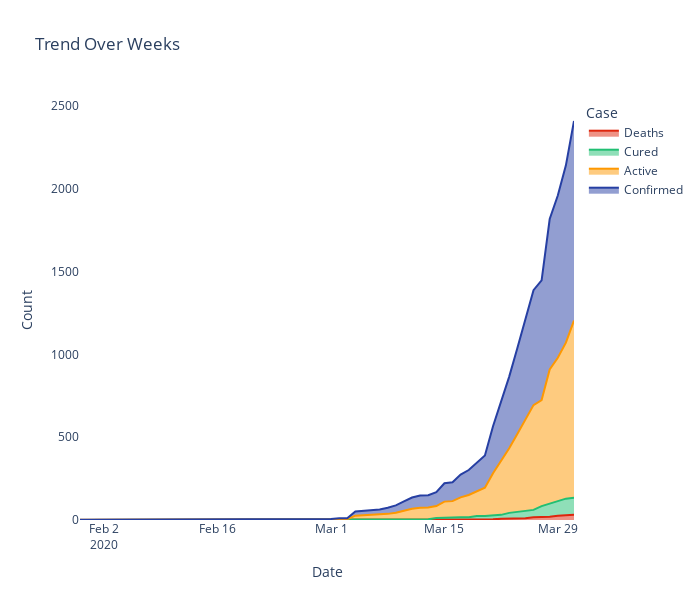

The notebook cell saved with this chart:
### Code cell
cnf = '#263fa3' # confirmed - blue
act = '#fe9801' # active case - yellow
rec = '#21bf73' # recovered - green
dth = '#de260d' # death - red
tmp = date_wise_data.melt(id_vars="Date",value_vars=['Deaths','Cured' ,'Active','Confirmed'],
                 var_name='Case',value_name='Count')
fig = px.area(tmp, x="Date", y="Count",color='Case',
              title='Trend Over Weeks',color_discrete_sequence = [dth,rec,act,cnf])
fig.update_layout(plot_bgcolor='rgb(275, 270, 273)',width=700, height=600)
fig.show()
